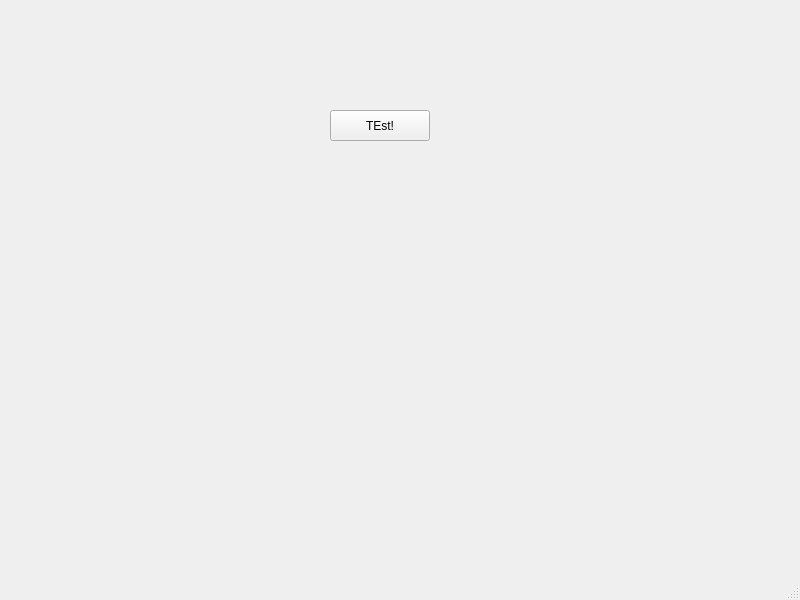
<?xml version="1.0" encoding="UTF-8"?>
<ui version="4.0">
 <class>MainWindow</class>
 <widget class="QMainWindow" name="MainWindow">
  <property name="geometry">
   <rect>
    <x>0</x>
    <y>0</y>
    <width>800</width>
    <height>600</height>
   </rect>
  </property>
  <property name="windowTitle">
   <string>MainWindow</string>
  </property>
  <widget class="QWidget" name="centralwidget">
   <widget class="QPushButton" name="pushButton">
    <property name="geometry">
     <rect>
      <x>330</x>
      <y>110</y>
      <width>100</width>
      <height>31</height>
     </rect>
    </property>
    <property name="text">
     <string>TEst!</string>
    </property>
   </widget>
  </widget>
  <widget class="QMenuBar" name="menubar">
   <property name="geometry">
    <rect>
     <x>0</x>
     <y>0</y>
     <width>800</width>
     <height>27</height>
    </rect>
   </property>
  </widget>
  <widget class="QStatusBar" name="statusbar"/>
 </widget>
 <resources/>
 <connections/>
</ui>
